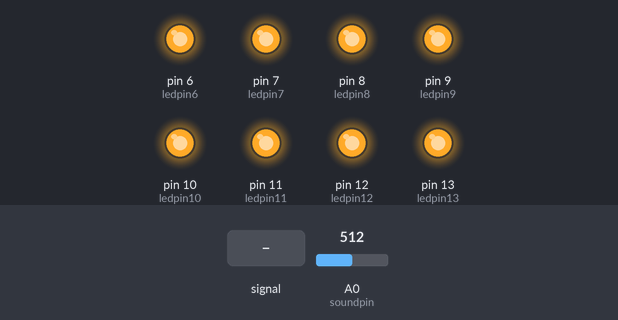
Bench run of a sketch on a simulated Arduino Uno, built with avr-gcc and run on an emulated ATmega328P. Parts: output pins drawn as LEDs (lit = HIGH). Dashed ring = blinking. The test bench sets the inputs (shaded band); at power-on: A0 (soundpin) = 512. What the sketch prints to the serial monitor is not drawn.

Above: at 1.2 s.
1.3 s: A0 (soundpin) fed a 200 Hz sine of ±460 counts around its level
At 3.5 s:
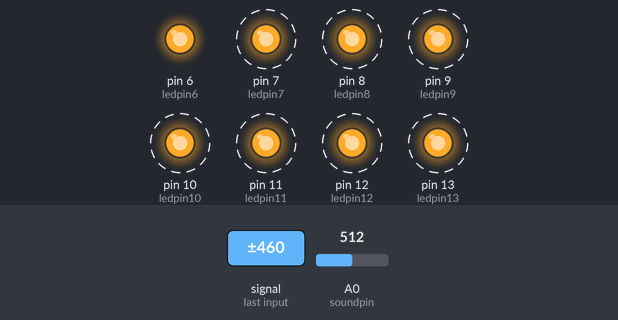
4.3 s: A0 (soundpin) set to 122
7.3 s: A0 (soundpin) set to 147
At 7.61 s:
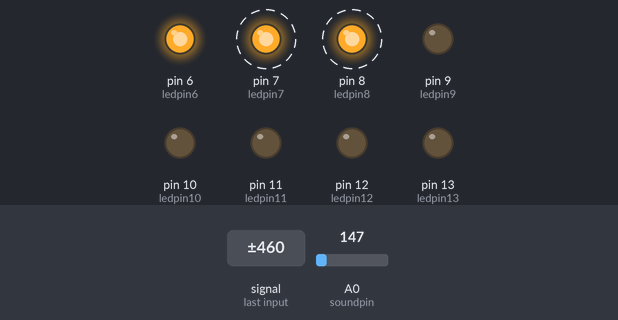
10.3 s: A0 (soundpin) fed a 200 Hz sine of ±81 counts around its level
At 10.65 s:
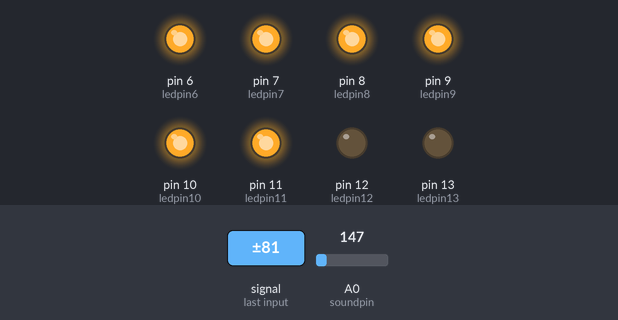
13.3 s: A0 (soundpin) set to 90
At 14.4 s:
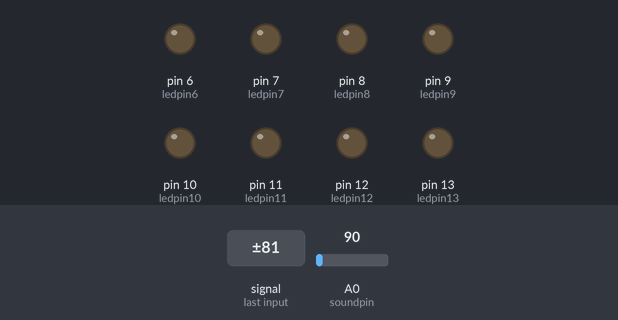
16.3 s: A0 (soundpin) set to 109
At 17.0 s:
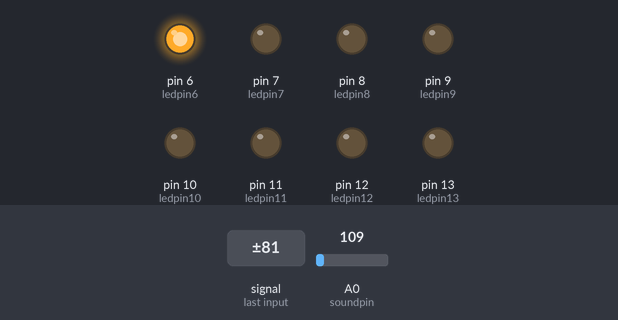
Timing chart, 0 to 19.3 s (numbered marks = the images above; inputs shaded):
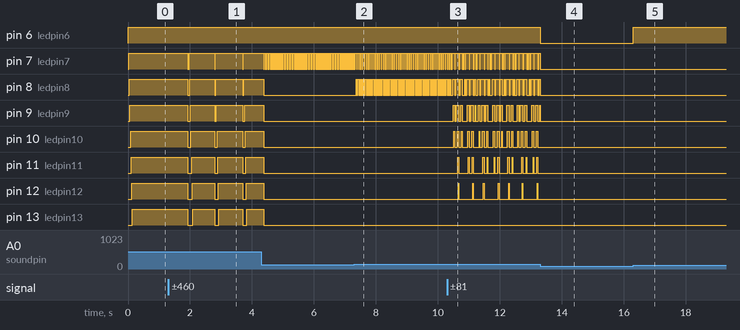

The sketch:

version1.ino
```cpp
const int ledpin6 = 6;
const int ledpin7 = 7;
const int ledpin8 = 8;
const int ledpin9 = 9;
const int ledpin10 = 10;
const int ledpin11 = 11;
const int ledpin12 = 12;
const int ledpin13 = 13;
const int leds[] = {ledpin6, ledpin7, ledpin8, ledpin9, ledpin10, ledpin11, ledpin12, ledpin13};
const int soundpin = A0;
const int threshold = 100;

void setup() {
  Serial.begin(115200);
  pinMode(ledpin6, OUTPUT);
  pinMode(ledpin7, OUTPUT);
  pinMode(ledpin8, OUTPUT);
  pinMode(ledpin9, OUTPUT);
  pinMode(ledpin10, OUTPUT);
  pinMode(ledpin11, OUTPUT);
  pinMode(ledpin12, OUTPUT);
  pinMode(ledpin13, OUTPUT);
  pinMode(soundpin, INPUT);

}

void loop() {
  int soundsens = analogRead(soundpin);
  Serial.print(1000);
  Serial.print(" ");
  Serial.print(0);
  Serial.print(" ");
  Serial.println(soundsens);

  int current_threshold = threshold;
  for(int current_led = 0; current_led < 8; current_led++) {
    if(soundsens >= current_threshold) {
      digitalWrite(leds[current_led], HIGH);
      delay(20);
    }
    if(soundsens < current_threshold + 20) {
      for(int backwards_led = current_led; backwards_led >= 0; backwards_led--) {
        digitalWrite(leds[backwards_led], LOW);
      }
    }
    current_threshold += 20;
  }
}
```

Measured:
- the behaviour switches between 99 and 100 on A0 (soundpin) (found by bisection; images 4 and 5)
- after the input at 1.3 s, pin 7 (ledpin7): alternates HIGH for 0.85 s and LOW for 0.02 s, starting after 0.63 s; pin 8 (ledpin8): alternates HIGH for 0.83 s and LOW for 0.04 s, starting after 0.63 s
- after the input at 7.3 s, pin 7 (ledpin7): alternates HIGH for 0.04 s and LOW for 0.02 s, starting after 0.14 s; pin 8 (ledpin8): alternates HIGH for 0.02 s and LOW for 0.04 s, starting after 0.06 s
- after the input at 13.3 s, pin 6 (ledpin6): HIGH → LOW at once; pin 7 (ledpin7), pin 8 (ledpin8), pin 9 (ledpin9): goes on until 13.3 s, then stays LOW; pin 10 (ledpin10), pin 11 (ledpin11), pin 12 (ledpin12): stops changing and stays LOW
- after the input at 16.3 s, pin 6 (ledpin6): LOW → HIGH at once
